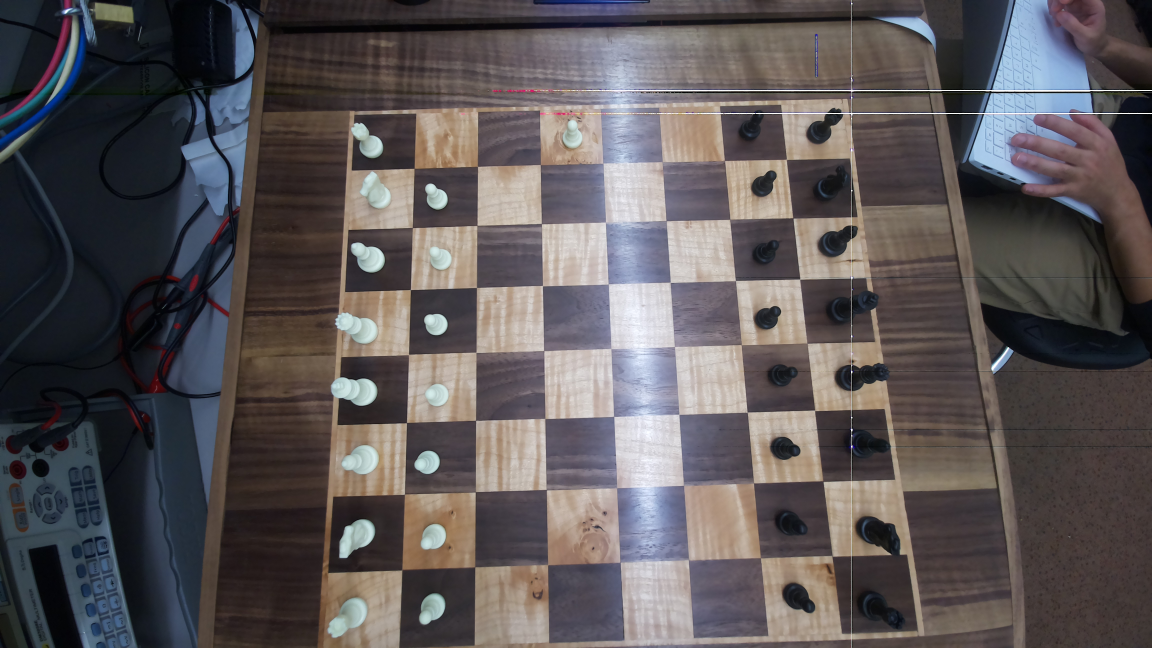
#> input picture chessPieceDetection/images/board.jpg, 4608 x 2592 px (shown at 1/4 size)
$ python hsv_mask_helper.py
#> lines starting #> are read from the running program, lines starting #| are printed output that depends on the picture; after the words box and inside, x2 and y2 are one past the last pixel; in counts of white or black regions, pixels touching at a corner belong together
import cv2
import numpy as np

# Load the image
image = cv2.imread('images/board.jpg')
#> image is the input picture: shape (2592, 4608, 3); mean B, G, R 87.2, 85.7, 91.1
assert image is not None, "file could not be read, check with os.path.exists()"

scale_percent = 30  # percent of original size
width = int(image.shape[1] * scale_percent / 100)
#> width = 1382
height = int(image.shape[0] * scale_percent / 100)
#> height = 777
dim = (width, height)
#> dim = (1382, 777)
# resize image
img = cv2.resize(image, dim, interpolation=cv2.INTER_AREA)

hsv = cv2.cvtColor(img, cv2.COLOR_BGR2HSV)
#> hsv: shape (777, 1382, 3); mean H, S, V 74.2, 59.1, 98.4
h, s, v = cv2.split(hsv)
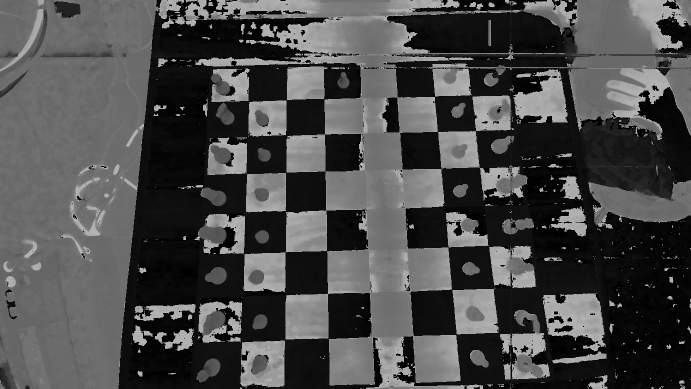
#> h: shape (777, 1382) (shown at 1/2 size); min 0, max 179, mean 74.2
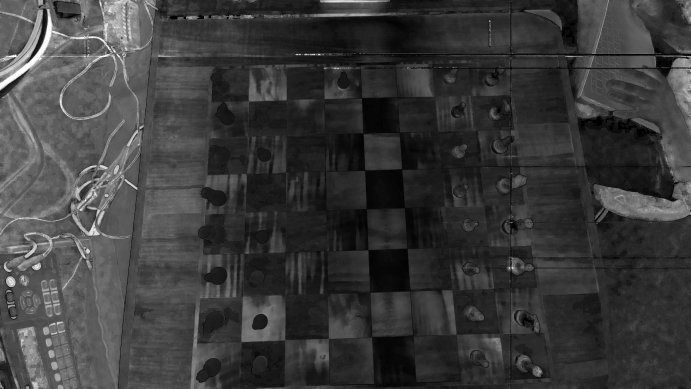
#> s: shape (777, 1382) (shown at 1/2 size); min 0, max 255, mean 59.1
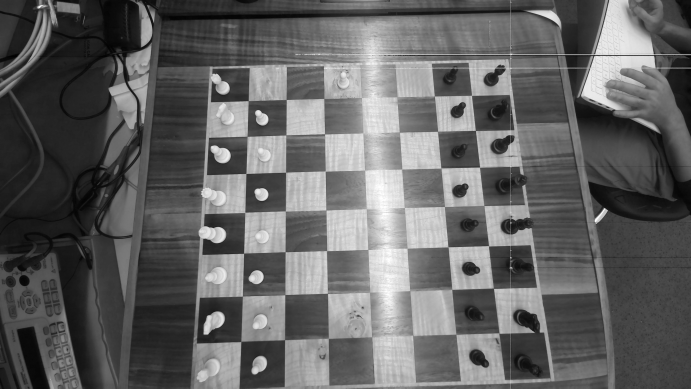
#> v: shape (777, 1382) (shown at 1/2 size); min 1, max 255, mean 98.4
# Display each channel if needed
cv2.imshow('Adjusted Hue Channel', h)
cv2.imshow('Adjusted Saturation Channel', s)
cv2.imshow('Adjusted Value Channel', v)

# Define color range for black pieces (these ranges might need adjustment)
lower_black = np.array([80, 30, 15])
upper_black = np.array([120, 100, 80])

# Define color range for white pieces (these ranges might need adjustment)
lower_white = np.array([20, 15, 145])
upper_white = np.array([100, 80, 230])

# Create masks for black and white pieces
black_mask = cv2.inRange(hsv, lower_black, upper_black)
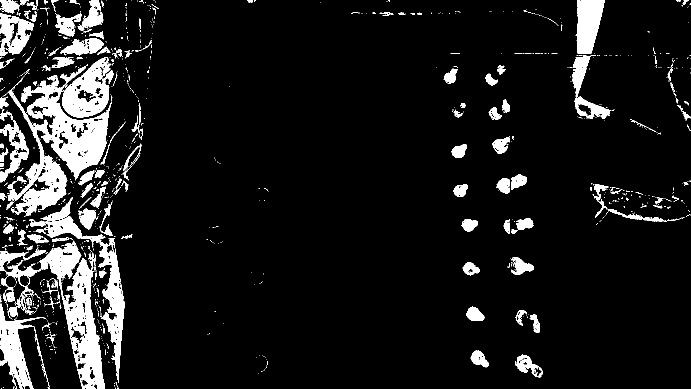
#> black_mask: shape (777, 1382) (shown at 1/2 size); 9.4% white; 1096 white regions (945 under 20 px), largest, box (x1, y1, x2, y2) and area: (5, 132, 223, 432) 21043, (0, 482, 209, 777) 16341, (58, 433, 249, 766) 8019
white_mask = cv2.inRange(hsv, lower_white, upper_white)
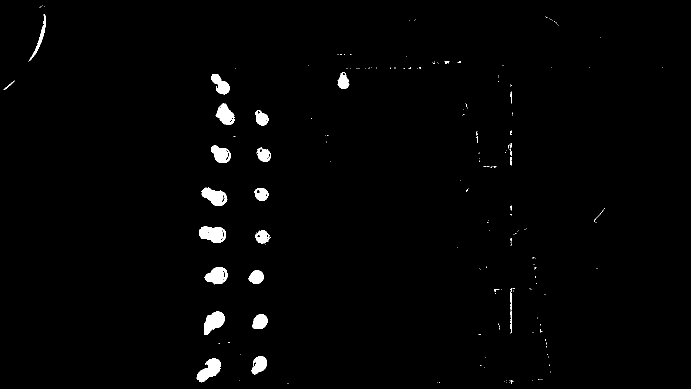
#> white_mask: shape (777, 1382) (shown at 1/2 size); 1.4% white; 194 white regions (168 under 20 px), largest, box (x1, y1, x2, y2) and area: (398, 453, 452, 486) 1316, (393, 717, 442, 765) 1264, (408, 623, 449, 669) 1223

cv2.imshow('Black mask', black_mask)
cv2.imshow('White mask', white_mask)
cv2.waitKey(0)
cv2.destroyAllWindows()
